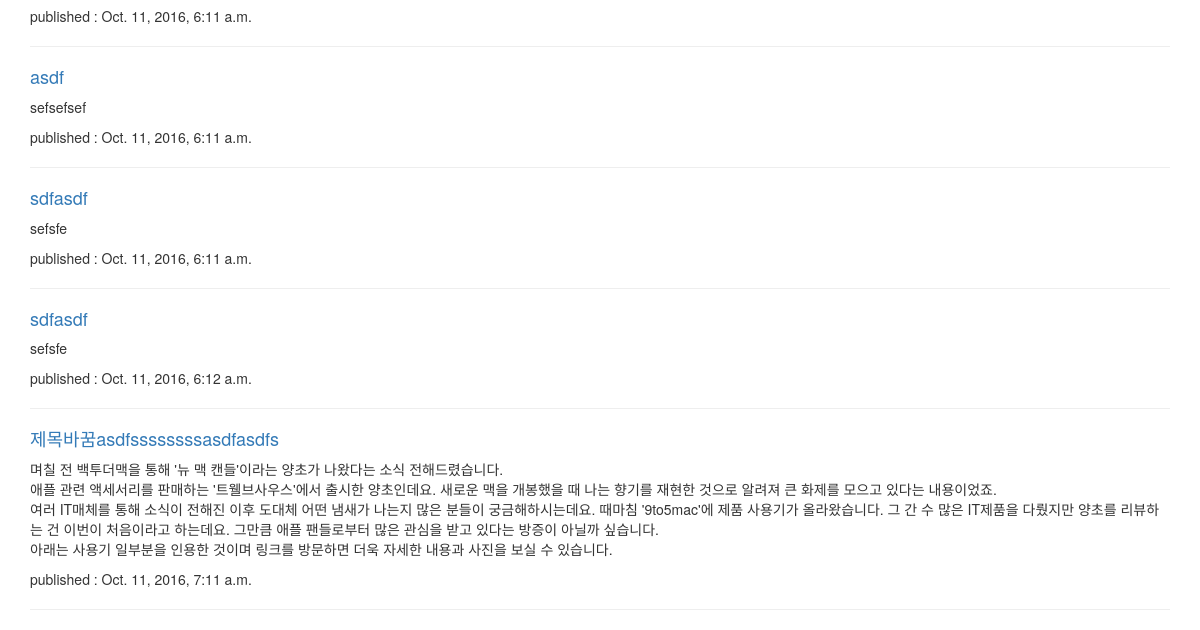
The app's page / (lower part), older data.
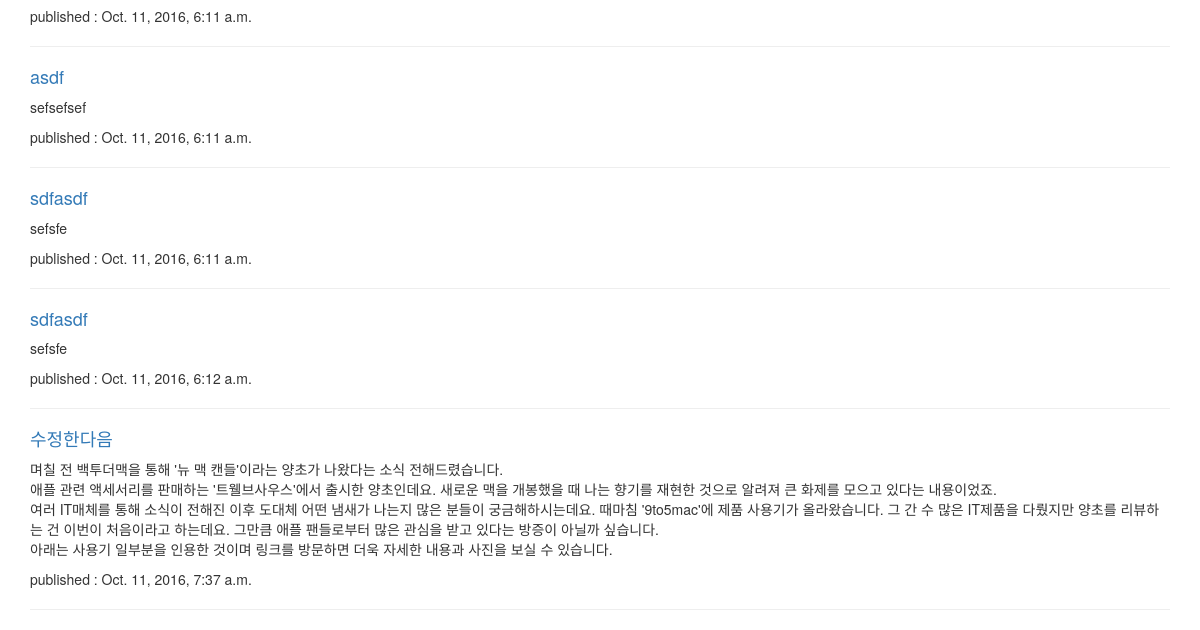
The same page, newer data.
### blog/models.py (models this page shows, shortened)
class Post(models.Model):
    author = models.ForeignKey('auth.User')
    title = models.CharField(max_length=50)
    text = models.TextField()
    created_date = models.DateTimeField(auto_now_add=True)
    published_date = models.DateTimeField(null=True, blank=True)

### blog/views.py (the view)
# urls.py: url(r'^$', views.post_list, name='post_list'),
def post_list(request):
    posts = Post.objects \
        .filter(
            Q(published_date__lte=timezone.now()) |
            Q(published_date=None)
        ).order_by('published_date')
    return render(request, 'blog/post_list.html', {'post_list': posts, 'title': '타이틀 변수는 title키를 이용해서 접근'})

### blog/templates/blog/post_list.html
{% extends 'blog/base.html' %}
{% block content %}
{% for post in post_list %}
<div>
  <h4><a href="{% url 'blog:post_detail' pk=post.pk %}">{{ post.title }}</a></h4>
  <p>{{ post.text|linebreaksbr }}</p>
  <p>published : {{ post.published_date|default:"모름" }}</p>
</div>
<hr>
{% endfor %}
{% endblock %}

Row changes from the older to the newer data that the page shows:
changed Post: title "제목바꿈asdfssssssssasdfasdfs" → "수정한다음"; published_date "Oct. 11, 2016, 7:11 a.m." → "Oct. 11, 2016, 7:37 a.m."
